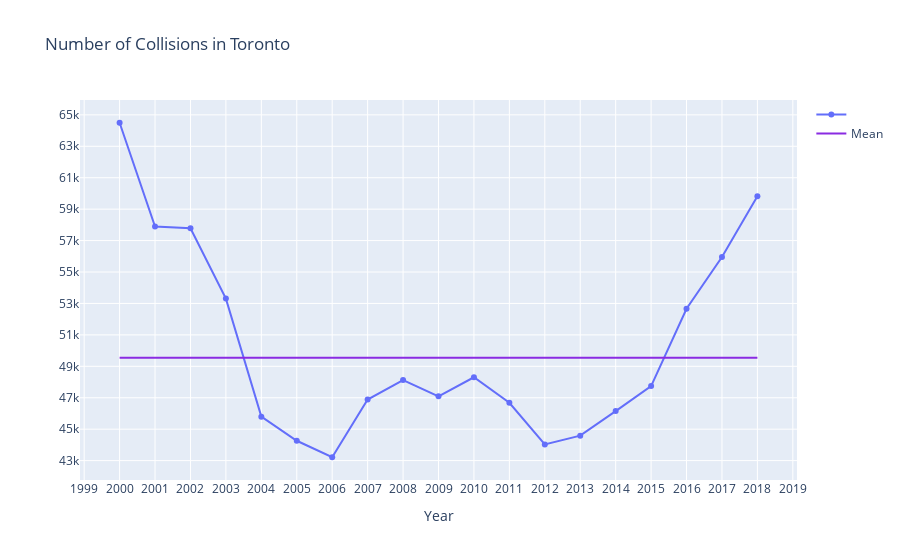

The notebook cell saved with this chart:
### Code cell
import plotly.graph_objects as go
# plotply problem in notebook: sometimes when you close the window and reopen it, your plots render as blank spaces. 
# --> Safely run the following code in a Notebook at any time and it should restore your figures:
import plotly.io as pio
pio.renderers.default="plotly_mimetype+colab"  # | 'notebook', 'colab', 'png'

fig = go.Figure()

# Add traces
fig.add_trace(go.Scatter(x=dfE_g[dfE_g['year']!=2019]['year'], y=dfE_g['# collisions'],  # all years except 2019!
                         mode='lines+markers',
                         name=''))
dfE_g['mean # collisions'] = dfE_g['# collisions'].mean()
fig.add_trace(go.Scatter(x=dfE_g[dfE_g['year']!=2019]['year'], y=dfE_g['mean # collisions'],  # all years except 2019!
                         mode='lines',
                         name='Mean',
                         line_color='blueviolet'))
fig.update_layout(title='Number of Collisions in Toronto',
                  xaxis=dict(
                      title='Year',
                      tickmode = 'linear',
                      tick0 = 2000,
                      dtick = 1), 
                  yaxis=dict(
                      title='',
                      tickmode = 'linear',
                      tick0 = 35000,
                      dtick = 2000))
fig.show()

### Figure 1 — Plotly figure (JSON) as saved in the notebook; plotly's stock layout.template omitted (floating-point values rounded to 4 significant figures)
{"data": [{"y": [64498, 57898, 57787, 53309, 45797, 44263, 43214, 46885, 48125, 47091, 48304, 46680, 44033, 44589, 46153, 47740, 52664, 55956, 59822, 36053], "x": [2000, 2001, 2002, 2003, 2004, 2005, 2006, 2007, 2008, 2009, 2010, 2011, 2012, 2013, 2014, 2015, 2016, 2017, 2018], "type": "scatter", "mode": "lines+markers", "name": ""}, {"name": "Mean", "mode": "lines", "y": [49540.0, 49540.0, 49540.0, 49540.0, 49540.0, 49540.0, 49540.0, 49540.0, 49540.0, 49540.0, 49540.0, 49540.0, 49540.0, 49540.0, 49540.0, 49540.0, 49540.0, 49540.0, 49540.0, 49540.0], "x": [2000, 2001, 2002, 2003, 2004, 2005, 2006, 2007, 2008, 2009, 2010, 2011, 2012, 2013, 2014, 2015, 2016, 2017, 2018], "line": {"color": "blueviolet"}, "type": "scatter"}], "layout": {"yaxis": {"tick0": 35000, "tickmode": "linear", "dtick": 2000, "title": {"text": ""}}, "xaxis": {"tick0": 2000, "tickmode": "linear", "dtick": 1, "title": {"text": "Year"}}, "title": {"text": "Number of Collisions in Toronto"}}}
